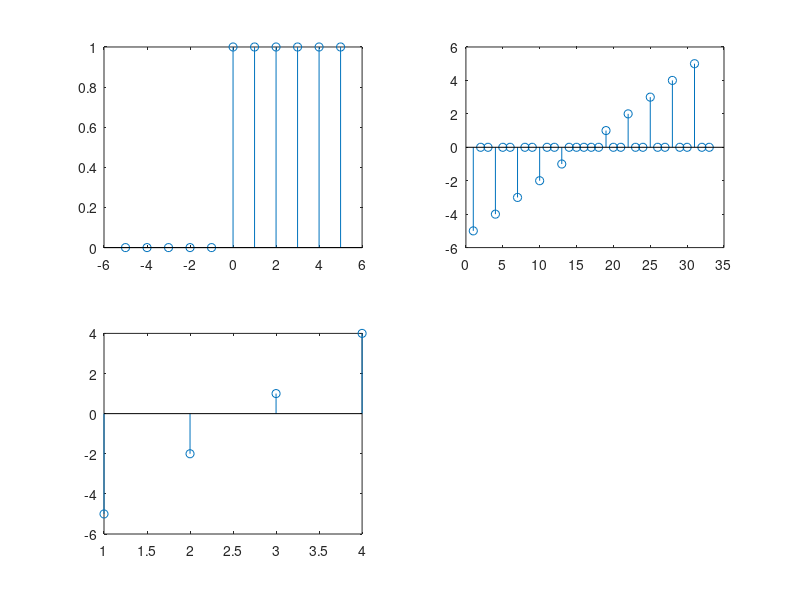

Here is the MATLAB script that generated this plot:
clc;
close all;
clear all;
t=-5:1:5;
x=(t>=0);
subplot(2,2,1);
stem(t,x);
subplot(2,2,2);
y=upsample(t,3);
stem(y);
subplot(2,2,3);
z=downsample(t,3);
stem(z);
